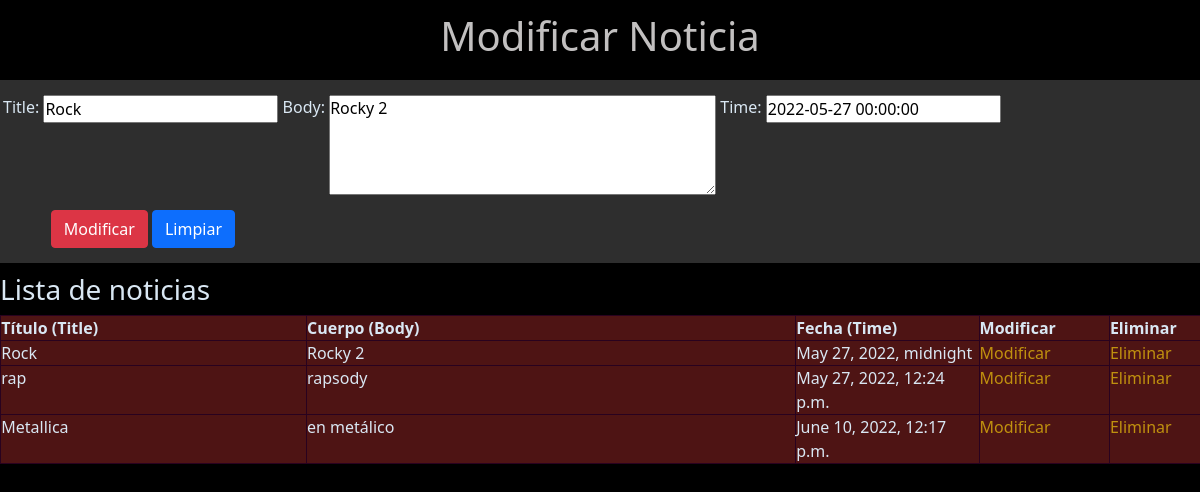
Screenshot of /form_mod_post/Rock with the database file from the repository.
### blog/models.py (models this page shows)
class BlogPost(models.Model):
    title = models.CharField(max_length=180)
    body = models.TextField()
    time = models.DateTimeField()

### blog/views.py (the view)
# urls.py: path('form_mod_post/<id>',form_mod_post,name='form_mod_post'),
def form_mod_post(request, id):
    post = BlogPost.objects.get(title=id)
    posts = BlogPost.objects.all()
    datos = {
        'form':PostForm(instance=post),
        'post':posts
    }
    if(request.method=='POST'):
        formulario = PostForm(data=request.POST, instance=post)
        if formulario.is_valid():
            formulario.save()
            datos['mensaje'] = 'Modificados correctamente'
    return render(request,'blog/form_mod_noticia.html',datos)

### blog/forms.py
class PostForm(ModelForm):
    class Meta:
        model = BlogPost
        fields = ['title','body','time']

### blog/context_processor.py (called while the page is built)
def total_carrito(request):
    total = 0
    if request.user.is_authenticated:
        if "carrito" in request.session.keys():
            for key, value in request.session["carrito"].items():
                total += int(value["acumulado"])
    return{"total_carrito": total}

### blog/templates/blog/form_mod_noticia.html (shortened to what this page needs)
{% load static %}
<!DOCTYPE html>
<html lang="es">
<head>
    <link href="https://cdn.jsdelivr.net/npm/bootstrap@5.0.2/dist/css/bootstrap.min.css" rel="stylesheet">
    <link rel="stylesheet" href="{% static 'blog/css/styleFormularioNoticias.css' %}">
</head>
<body>
    <div class="row">
    <h1>Modificar Noticia</h1>
        <form method="post" action="" id="formulario">
            <div class="form_group">
                {{ form.as_table }}
            </div>
            <div class="botones">
                <input type="submit" class="btn btn-danger" id="enviar" value="Modificar">
                <input type="reset" class="btn btn-primary" id="limpiar" value="Limpiar">
            </div>
        </form>
        <h3>Lista de noticias</h3>
        <table id="tabla" border="1">
            <tr>
                <th>Título (Title)</th>
                <th>Cuerpo (Body)</th>
                <th>Fecha (Time)</th>
                <th scope="col">Modificar</th>
                <th scope="col">Eliminar</th>
            </tr>
            {% for veh in post %}
            <tr>
                <td class="titulo">{{veh.title}}</td>
                <td class="cuerpo">{{veh.body}}</td>
                <td class="fecha">{{veh.time}}</td>
                <td class="modificar"><a href="{% url 'form_mod_post' veh.title %}">Modificar</a></td>
                <td class="eliminar"><a href="{% url 'form_del_post' veh.title %}">Eliminar</a></td>
            </tr>
            {% endfor %}
        </table>
    </div>
</body>
</html>

### blog/static/blog/css/styleFormularioNoticias.css (style rules this page uses)
* { margin: 0px; padding: 0%; color: rgb(217, 231, 243); }
body { background-color: rgb(0, 0, 0); }
.row h1 { padding: 1%; color: rgb(194, 192, 192); text-align: center; }
#formulario { padding: 15px; background-color: rgb(46, 46, 46); }
.form_group input, textarea { vertical-align: top; color:rgb(0, 0, 0) }
textarea { resize: vertical; min-height: 60px; max-height: 100px; }
.botones { margin-top: 15px; margin-left: 4%; }
h3 { padding-top: 10px; }
#tabla { padding: 15px; margin-left: 1%; border: 1px solid #000; background-color: rgb(78, 20, 20); }
th, td { text-align: left; vertical-align: top; border: 1px solid rgb(41, 2, 31); border-spacing: 0; }
.modificar a, .eliminar a { width: 10%; text-decoration: none; color: rgb(192, 145, 15); }
.fecha { width: 15%; }
.titulo { width: 25%; }
.cuerpo { width: 40%; }

### rows the page displays
BlogPost: title "Rock", body "Rocky 2", time "2022-05-27 00:00:00", time "May 27, 2022, midnight"
BlogPost: title "rap", body "rapsody", time "May 27, 2022, 12:24 p.m."
BlogPost: title "Metallica", body "en metálico", time "June 10, 2022, 12:17 p.m."
